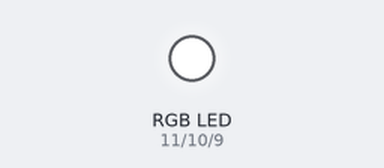
A sketch run on a simulated Arduino Uno, built with avr-gcc and run on an emulated ATmega328P. Shown: an RGB LED mixed from three pins (HIGH = lit). Dim RGB values are drawn brighter than linear.

Above: at 0.05 s.
At 0.15 s:
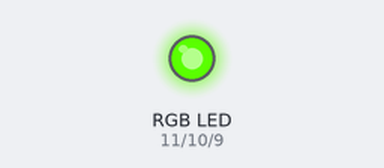
At 0.3 s:
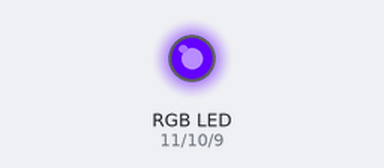
At 0.45 s:
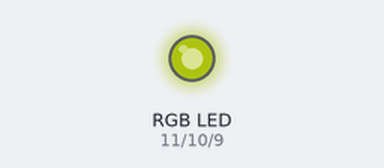
At 0.6 s:
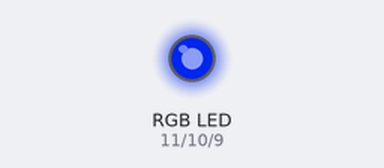
Timing chart, 0 to 3.0 s (numbered marks = the images above):
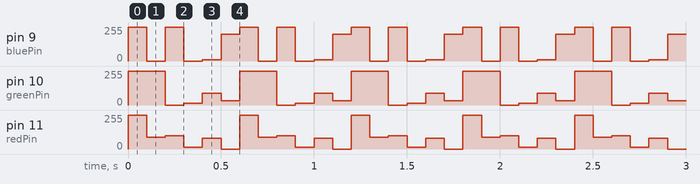

The sketch:

RGBLed.ino
```cpp
/*
Adafruit Arduino - Lesson 3. RGB LED
https://learn.adafruit.com/adafruit-arduino-lesson-3-rgb-leds/overview
*/

int redPin = 11;
int greenPin = 10;
int bluePin = 9;

void setup()
{
  pinMode(redPin, OUTPUT);
  pinMode(greenPin, OUTPUT);
  pinMode(bluePin, OUTPUT);
}

void loop()
{
  setColor(255, 255, 255);  // red
  delay(100);
  setColor(90, 255, 0);  // green
  delay(100);
  setColor(100, 0, 255);  // blue
  delay(100);
  setColor(13, 13, 0);  // yellow
  delay(100);
  setColor(80, 90, 8);  // purple
  delay(100);
  setColor(0, 32, 200);  // aqua
  delay(100);
}

void setColor(int red, int green, int blue)
{
  analogWrite(redPin, red);
  analogWrite(greenPin, green);
  analogWrite(bluePin, blue);
}
```

Measured:
- by itself, pin 9 (bluePin): repeats every 0.60 s: 0/255 0.10 s, 255/255 0.10 s, 0/255 0.10 s, 8/255 0.10 s, 200/255 0.10 s, 255/255 0.10 s
- by itself, pin 10 (greenPin): repeats every 0.60 s: 0/255 0.10 s, 13/255 0.10 s, 90/255 0.10 s, 32/255 0.10 s, 255/255 0.20 s
- by itself, pin 11 (redPin): repeats every 0.60 s: 90/255 0.10 s, 100/255 0.10 s, 13/255 0.10 s, 80/255 0.10 s, 0/255 0.10 s, 255/255 0.10 s
